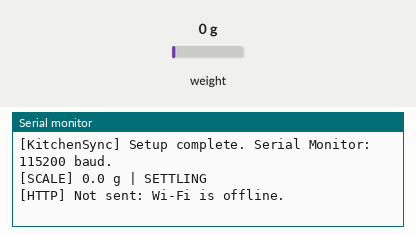
Recording of a sketch running on a simulated ESP8266 (NodeMCU). Parts: the last lines printed to the serial monitor. The test bench sets the inputs (shaded band); at power-on: weight on the scale 0 g. WiFi joins after 1.5 s; servers stay silent unless stated; uploads are accepted with an empty reply.

Above: at 2.9 s.
3.0 s: weight on the scale set to 100 g
At 5.9 s:
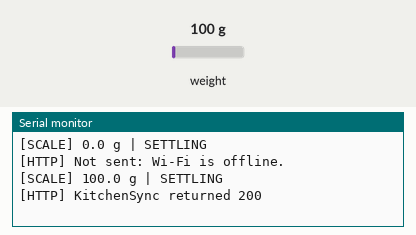
8.0 s: weight on the scale set to 1250 g
At 8.46 s:
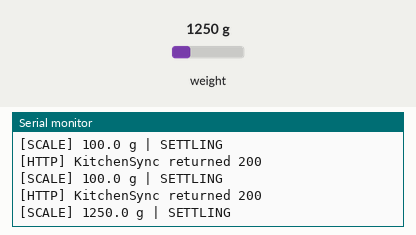
Timing chart, 0 to 11.0 s (numbered marks = the images above; inputs shaded):
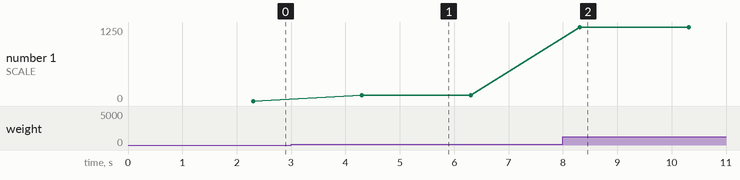

Measured:
- after the input at 3.0 s, the serial monitor: prints a new line after 1.3 s (image 1)
- after the input at 8.0 s, the serial monitor: prints a new line after 0.31 s (image 2)
- plotted number 1: 0 → 100 after the input at 3.0 s, 100 → 1250 after the input at 8.0 s

The sketch:

esp8266_scale.ino
```cpp
/*
 * KitchenSync physical weighing scale
 * Board: ESP8266 NodeMCU (ESP-12E)
 * Hardware: HX711 + 5 kg load cell
 *
 * HX711 wiring (GPIO numbers):
 *   DT/DOUT -> GPIO12 (D6), SCK/CLK -> GPIO14 (D5)
 *   VCC -> 3V3, GND -> GND
 * Load cell: red -> E+, black -> E-, green -> A+, white -> A-
 *
 * Put local Wi-Fi and device values in secrets.h. Do not commit that file.
 */

#include <ESP8266WiFi.h>
#include <ESP8266HTTPClient.h>
#include <WiFiClient.h>
#include "HX711.h"
#include "secrets.h"

constexpr uint16_t SERVER_PORT = 5000;
const char* API_PATH = "/api/scale/reading";

#define HX711_DOUT 12  // GPIO12 / D6
#define HX711_SCK  14  // GPIO14 / D5

// Calibrate this value with a known mass before relying on the readings.
constexpr float CALIBRATION_FACTOR = 420.0f;
constexpr uint32_t SEND_INTERVAL_MS = 2000;
constexpr uint32_t WIFI_RETRY_INTERVAL_MS = 10000;
constexpr uint8_t STABILITY_SAMPLES = 10;
constexpr float STABILITY_RANGE_GRAMS = 2.0f;

HX711 scale;
WiFiClient wifiClient;

float samples[STABILITY_SAMPLES] = {};
uint8_t sampleIndex = 0;
uint8_t samplesCollected = 0;
uint32_t lastSendMs = 0;
uint32_t lastWifiAttemptMs = 0;
bool scaleTared = false;

void maintainWiFi() {
  if (WiFi.status() == WL_CONNECTED) return;
  if (millis() - lastWifiAttemptMs < WIFI_RETRY_INTERVAL_MS) return;

  lastWifiAttemptMs = millis();
  WiFi.mode(WIFI_STA);
  WiFi.setAutoReconnect(true);
  WiFi.begin(WIFI_SSID, WIFI_PASS);
  Serial.printf("[WiFi] Connecting/reconnecting to %s...\n", WIFI_SSID);
}

bool isStable() {
  if (samplesCollected < STABILITY_SAMPLES) return false;
  float lowest = samples[0];
  float highest = samples[0];
  for (uint8_t i = 1; i < STABILITY_SAMPLES; ++i) {
    if (samples[i] < lowest) lowest = samples[i];
    if (samples[i] > highest) highest = samples[i];
  }
  return (highest - lowest) <= STABILITY_RANGE_GRAMS;
}

String makePayload(float grams, bool stable) {
  String payload;
  payload.reserve(100);
  payload = "{\"device_id\":\"";
  payload += DEVICE_ID;
  payload += "\",\"grams\":";
  payload += String(grams, 1);
  payload += ",\"stable\":";
  payload += stable ? "true" : "false";
  payload += "}";
  return payload;
}

void postReading(float grams, bool stable) {
  if (WiFi.status() != WL_CONNECTED) {
    Serial.println("[HTTP] Not sent: Wi-Fi is offline.");
    return;
  }

  HTTPClient http;
  http.setTimeout(3000);
  const String url = String("http://") + SERVER_HOST + ":" +
                     String(SERVER_PORT) + API_PATH;

  if (!http.begin(wifiClient, url)) {
    Serial.println("[HTTP] Could not open KitchenSync URL.");
    return;
  }

  http.addHeader("Content-Type", "application/json");
  http.addHeader("x-device-key", DEVICE_KEY);
  const int status = http.POST(makePayload(grams, stable));

  if (status == 204) {
    Serial.println("[HTTP] Reading accepted by KitchenSync (204).");
  } else if (status > 0) {
    Serial.printf("[HTTP] KitchenSync returned %d\n", status);
    const String response = http.getString();
    if (response.length()) Serial.println(response);
  } else {
    Serial.printf("[HTTP] Request failed: %s\n", http.errorToString(status).c_str());
  }
  http.end();
}

void setup() {
  Serial.begin(115200);
  delay(200);
  Serial.println();
  Serial.println("[KitchenSync] ESP8266 scale starting.");

  scale.begin(HX711_DOUT, HX711_SCK);
  scale.set_scale(CALIBRATION_FACTOR);
  Serial.println("[HX711] Leave the platform empty for startup tare.");

  const uint32_t tareStartedMs = millis();
  while (!scale.is_ready() && millis() - tareStartedMs < 8000) delay(20);
  if (scale.is_ready()) {
    scale.tare(15);
    scaleTared = true;
    Serial.println("[HX711] Startup tare complete.");
  } else {
    Serial.println("[HX711] Not ready; tare will retry when it responds.");
  }

  WiFi.persistent(false);
  WiFi.setSleepMode(WIFI_NONE_SLEEP);
  lastWifiAttemptMs = millis() - WIFI_RETRY_INTERVAL_MS;
  maintainWiFi();
  Serial.println("[KitchenSync] Setup complete. Serial Monitor: 115200 baud.");
}

void loop() {
  maintainWiFi();

  if (!scale.is_ready()) {
    delay(10);
    return;
  }

  if (!scaleTared) {
    Serial.println("[HX711] Retrying tare; keep platform empty.");
    scale.tare(15);
    scaleTared = true;
    Serial.println("[HX711] Tare complete.");
    return;
  }

  if (millis() - lastSendMs < SEND_INTERVAL_MS) {
    delay(5);
    return;
  }
  lastSendMs = millis();

  float grams = scale.get_units(3);
  if (grams < 0.0f && grams > -2.0f) grams = 0.0f;
  samples[sampleIndex] = grams;
  sampleIndex = (sampleIndex + 1) % STABILITY_SAMPLES;
  if (samplesCollected < STABILITY_SAMPLES) ++samplesCollected;

  const bool stable = isStable();
  Serial.printf("[SCALE] %.1f g | %s\n", grams, stable ? "STABLE" : "SETTLING");
  postReading(grams, stable);
}
```

secrets.example.h
```cpp
#pragma once
// Copy this file to secrets.h and fill in local values. Do not commit secrets.h.
const char* WIFI_SSID = "Galaxy A127A64";
const char* WIFI_PASS = "12345678";
const char* SERVER_HOST = "10.149.180.1";
const char* DEVICE_KEY = "m9g_SiPchE6zem3xkVcwXsLqGcF3GOocQA5MAUb7RNQ";
const char* DEVICE_ID = "rice-scale-01";
```
